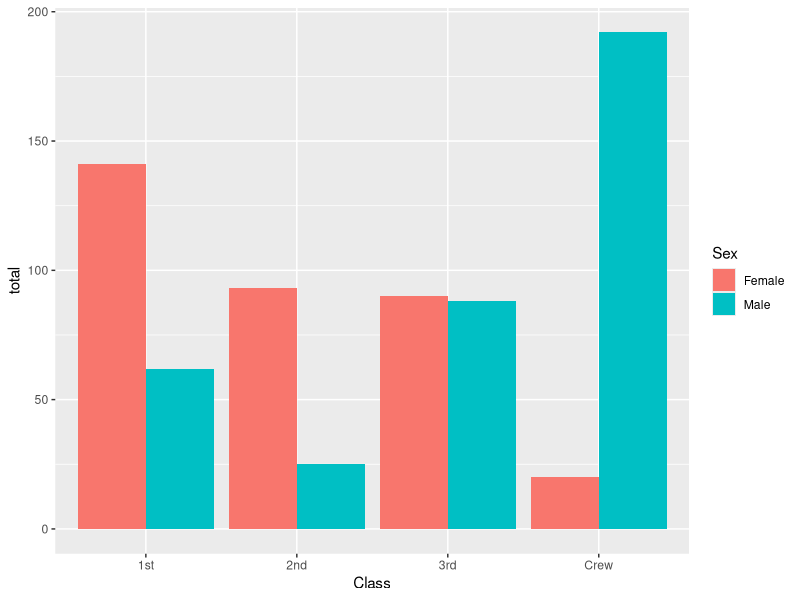
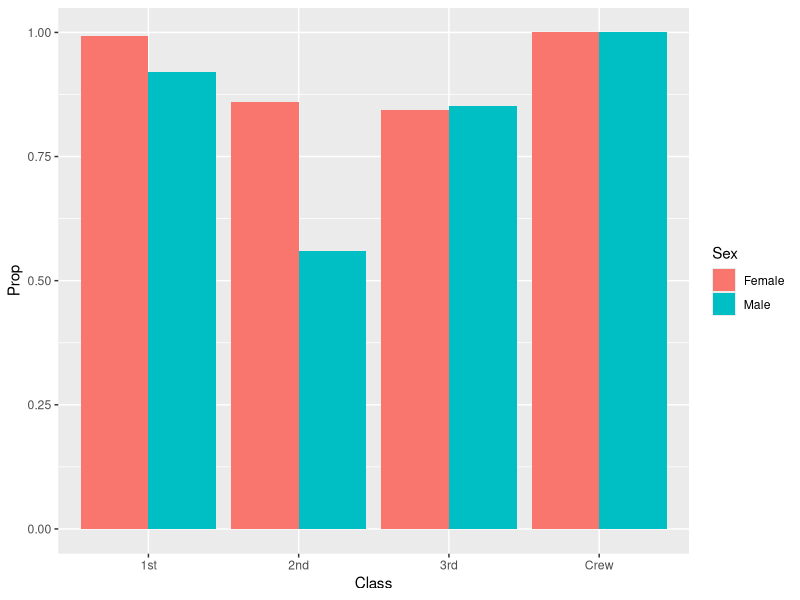
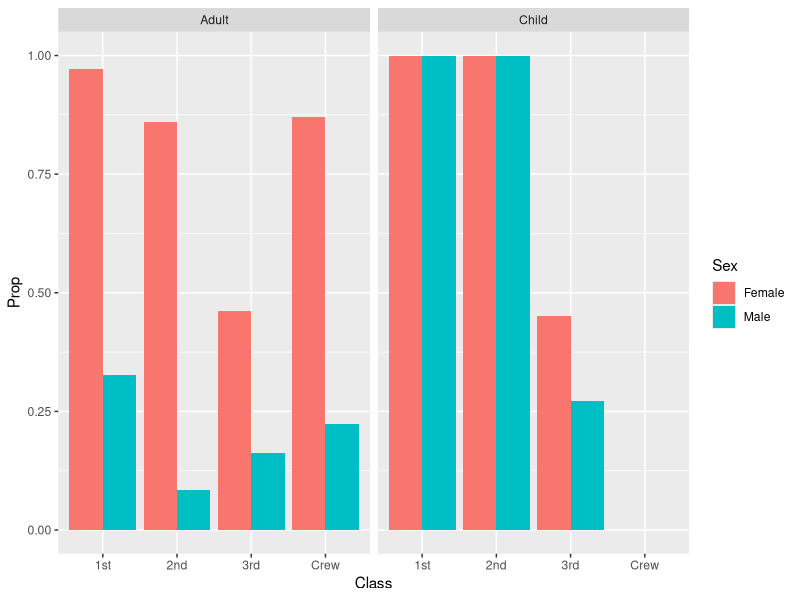

These figures' R source, in order:
## ---- chunk 1
library(tidyverse)

df_titanic <- as_tibble(Titanic)
## ---- chunk 2
## TASK: Perform a `glimpse` of df_titanic
glimpse(df_titanic)
## ---- chunk 3
## NOTE: No need to edit! We'll cover how to
## do this calculation in a later exercise.
df_titanic %>% summarize(total = sum(n))
## ---- chunk 4
## TASK: Visualize counts against `Class` and `Sex`
df_titanic %>% 
  group_by(Class, Sex) %>% 
  filter(Survived == "Yes") %>% 
  summarise(total = sum(n)) %>% 
  ggplot() +
  geom_col(mapping = aes(x = Class, y = total, fill = Sex), position = "dodge")
## ---- chunk 5
## NOTE: No need to edit! We'll cover how to
## do this calculation in a later exercise.
df_prop <-
  df_titanic %>%
  group_by(Class, Sex, Age) %>%
  mutate(
    Total = sum(n),
    Prop = n / Total
  ) %>%
  ungroup()
df_prop
## ---- chunk 6
df_titanic %>% 
  group_by(Class, Sex) %>% 
  filter(Survived == "Yes") %>% 
  mutate(
    Total = sum(n),
    Prop = n / Total
  ) %>%
  ggplot() +
  geom_col(mapping = aes(x = Class, y = Prop, fill = Sex), position = "dodge")
## ---- chunk 7
df_titanic %>% 
  group_by(Sex, Age, Class) %>%
  mutate(
    Total = sum(n),
    Prop = n / Total
  ) %>%
  filter(Survived == "Yes") %>%
  ggplot() +
  geom_col(mapping = aes(x = Class, y = Prop, fill = Sex), position = "dodge") +
  facet_grid(. ~ Age)
